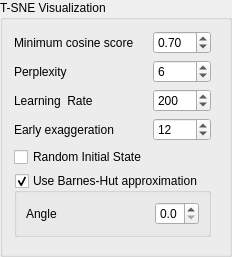
<?xml version="1.0" encoding="UTF-8"?>
<ui version="4.0">
 <class>gbTSNEOptions</class>
 <widget class="QGroupBox" name="gbTSNEOptions">
  <property name="geometry">
   <rect>
    <x>0</x>
    <y>0</y>
    <width>232</width>
    <height>211</height>
   </rect>
  </property>
  <property name="title">
   <string>T-SNE Visualization</string>
  </property>
  <layout class="QGridLayout" name="gridLayout_3">
   <item row="5" column="0" colspan="2">
    <widget class="QGroupBox" name="gbBarnesHut">
     <property name="title">
      <string>Use Barnes-Hut approximation</string>
     </property>
     <property name="flat">
      <bool>true</bool>
     </property>
     <property name="checkable">
      <bool>true</bool>
     </property>
     <layout class="QHBoxLayout" name="horizontalLayout">
      <item>
       <widget class="QLabel" name="label_2">
        <property name="text">
         <string>Angle</string>
        </property>
       </widget>
      </item>
      <item>
       <spacer name="horizontalSpacer_2">
        <property name="orientation">
         <enum>Qt::Horizontal</enum>
        </property>
        <property name="sizeHint" stdset="0">
         <size>
          <width>40</width>
          <height>20</height>
         </size>
        </property>
       </spacer>
      </item>
      <item>
       <widget class="QDoubleSpinBox" name="spinAngle">
        <property name="decimals">
         <number>1</number>
        </property>
        <property name="maximum">
         <double>1.000000000000000</double>
        </property>
        <property name="singleStep">
         <double>0.100000000000000</double>
        </property>
       </widget>
      </item>
     </layout>
    </widget>
   </item>
   <item row="2" column="0">
    <widget class="QLabel" name="label_3">
     <property name="text">
      <string>Learning  Rate</string>
     </property>
    </widget>
   </item>
   <item row="1" column="0">
    <widget class="QLabel" name="label_4">
     <property name="text">
      <string>Perplexity</string>
     </property>
    </widget>
   </item>
   <item row="2" column="1">
    <widget class="QSpinBox" name="spinTSNELearningRate">
     <property name="enabled">
      <bool>true</bool>
     </property>
     <property name="minimum">
      <number>10</number>
     </property>
     <property name="maximum">
      <number>1000</number>
     </property>
     <property name="singleStep">
      <number>10</number>
     </property>
     <property name="value">
      <number>200</number>
     </property>
    </widget>
   </item>
   <item row="1" column="1">
    <widget class="QSpinBox" name="spinTSNEPerplexity">
     <property name="enabled">
      <bool>true</bool>
     </property>
     <property name="minimum">
      <number>5</number>
     </property>
     <property name="maximum">
      <number>50</number>
     </property>
     <property name="value">
      <number>6</number>
     </property>
    </widget>
   </item>
   <item row="3" column="0">
    <widget class="QLabel" name="label">
     <property name="text">
      <string>Early exaggeration</string>
     </property>
    </widget>
   </item>
   <item row="3" column="1">
    <widget class="QSpinBox" name="spinTSNEEarlyExaggeration">
     <property name="maximum">
      <number>100</number>
     </property>
     <property name="value">
      <number>12</number>
     </property>
    </widget>
   </item>
   <item row="1" column="2" rowspan="6">
    <spacer name="horizontalSpacer">
     <property name="orientation">
      <enum>Qt::Horizontal</enum>
     </property>
     <property name="sizeHint" stdset="0">
      <size>
       <width>40</width>
       <height>20</height>
      </size>
     </property>
    </spacer>
   </item>
   <item row="4" column="0">
    <widget class="QCheckBox" name="chkRandomState">
     <property name="text">
      <string>Random Initial State</string>
     </property>
    </widget>
   </item>
   <item row="0" column="0">
    <widget class="QLabel" name="label_5">
     <property name="text">
      <string>Minimum cosine score</string>
     </property>
    </widget>
   </item>
   <item row="0" column="1">
    <widget class="QDoubleSpinBox" name="spinMinScore">
     <property name="maximum">
      <double>1.000000000000000</double>
     </property>
     <property name="singleStep">
      <double>0.050000000000000</double>
     </property>
     <property name="value">
      <double>0.700000000000000</double>
     </property>
    </widget>
   </item>
  </layout>
 </widget>
 <tabstops>
  <tabstop>spinTSNEPerplexity</tabstop>
  <tabstop>spinTSNELearningRate</tabstop>
 </tabstops>
 <resources/>
 <connections/>
</ui>
